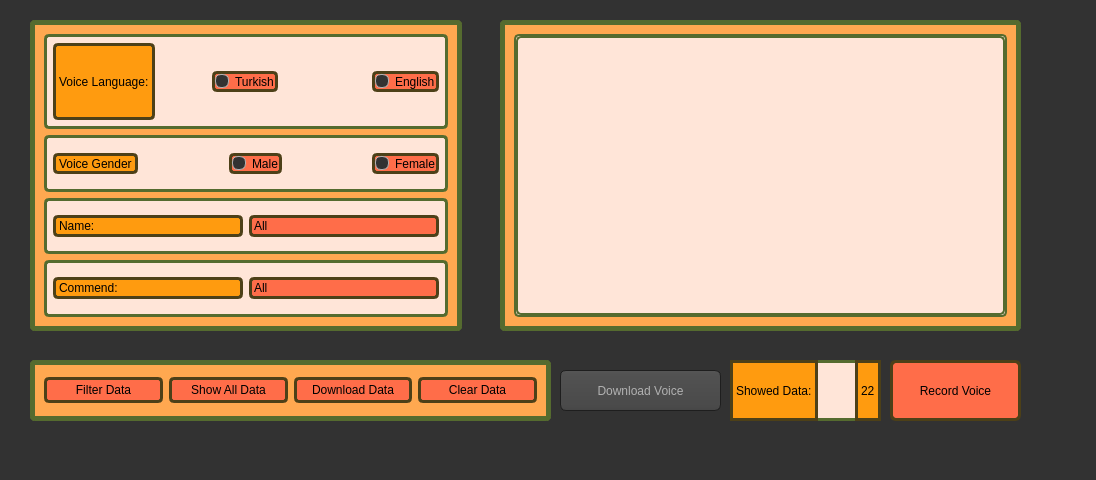
<?xml version="1.0" encoding="UTF-8"?>
<ui version="4.0">
 <class>MainWindow</class>
 <widget class="QMainWindow" name="MainWindow">
  <property name="geometry">
   <rect>
    <x>0</x>
    <y>0</y>
    <width>1096</width>
    <height>480</height>
   </rect>
  </property>
  <property name="cursor">
   <cursorShape>PointingHandCursor</cursorShape>
  </property>
  <property name="windowTitle">
   <string>MainWindow</string>
  </property>
  <property name="styleSheet">
   <string notr="true">QToolTip
{
     border: 1px solid black;
     background-color: #ffa02f;
     padding: 1px;
     border-radius: 3px;
     opacity: 100;
}

QWidget
{
    color: #b1b1b1;
    background-color: #323232;
}

QTreeView, QListView
{
    background-color: silver;
    margin-left: 5px;
}

QWidget:item:hover
{
    background-color: QLinearGradient( x1: 0, y1: 0, x2: 0, y2: 1, stop: 0 #ffa02f, stop: 1 #ca0619);
    color: #000000;
}

QWidget:item:selected
{
    background-color: QLinearGradient( x1: 0, y1: 0, x2: 0, y2: 1, stop: 0 #ffa02f, stop: 1 #d7801a);
}

QMenuBar::item
{
    background: transparent;
}

QMenuBar::item:selected
{
    background: transparent;
    border: 1px solid #ffaa00;
}

QMenuBar::item:pressed
{
    background: #444;
    border: 1px solid #000;
    background-color: QLinearGradient(
        x1:0, y1:0,
        x2:0, y2:1,
        stop:1 #212121,
        stop:0.4 #343434/*,
        stop:0.2 #343434,
        stop:0.1 #ffaa00*/
    );
    margin-bottom:-1px;
    padding-bottom:1px;
}

QMenu
{
    border: 1px solid #000;
}

QMenu::item
{
    padding: 2px 20px 2px 20px;
}

QMenu::item:selected
{
    color: #000000;
}

QWidget:disabled
{
    color: #808080;
    background-color: #323232;
}

QAbstractItemView
{
    background-color: QLinearGradient( x1: 0, y1: 0, x2: 0, y2: 1, stop: 0 #4d4d4d, stop: 0.1 #646464, stop: 1 #5d5d5d);
}

QWidget:focus
{
    /*border: 1px solid darkgray;*/
}

QLineEdit
{
    background-color: QLinearGradient( x1: 0, y1: 0, x2: 0, y2: 1, stop: 0 #4d4d4d, stop: 0 #646464, stop: 1 #5d5d5d);
    padding: 1px;
    border-style: solid;
    border: 1px solid #1e1e1e;
    border-radius: 5;
}

QPushButton
{
    color: #b1b1b1;
    background-color: QLinearGradient( x1: 0, y1: 0, x2: 0, y2: 1, stop: 0 #565656, stop: 0.1 #525252, stop: 0.5 #4e4e4e, stop: 0.9 #4a4a4a, stop: 1 #464646);
    border-width: 1px;
    border-color: #1e1e1e;
    border-style: solid;
    border-radius: 6;
    padding: 3px;
    font-size: 12px;
    padding-left: 5px;
    padding-right: 5px;
    min-width: 40px;
}

QPushButton:pressed
{
    background-color: QLinearGradient( x1: 0, y1: 0, x2: 0, y2: 1, stop: 0 #2d2d2d, stop: 0.1 #2b2b2b, stop: 0.5 #292929, stop: 0.9 #282828, stop: 1 #252525);
}

QComboBox
{
    selection-background-color: #ffaa00;
    background-color: QLinearGradient( x1: 0, y1: 0, x2: 0, y2: 1, stop: 0 #565656, stop: 0.1 #525252, stop: 0.5 #4e4e4e, stop: 0.9 #4a4a4a, stop: 1 #464646);
    border-style: solid;
    border: 1px solid #1e1e1e;
    border-radius: 5;
}

QComboBox:hover,QPushButton:hover
{
    border: 2px solid QLinearGradient( x1: 0, y1: 0, x2: 0, y2: 1, stop: 0 #ffa02f, stop: 1 #d7801a);
}


QComboBox:on
{
    padding-top: 3px;
    padding-left: 4px;
    background-color: QLinearGradient( x1: 0, y1: 0, x2: 0, y2: 1, stop: 0 #2d2d2d, stop: 0.1 #2b2b2b, stop: 0.5 #292929, stop: 0.9 #282828, stop: 1 #252525);
    selection-background-color: #ffaa00;
}

QComboBox QAbstractItemView
{
    border: 2px solid darkgray;
    selection-background-color: QLinearGradient( x1: 0, y1: 0, x2: 0, y2: 1, stop: 0 #ffa02f, stop: 1 #d7801a);
}

QComboBox::drop-down
{
     subcontrol-origin: padding;
     subcontrol-position: top right;
     width: 15px;

     border-left-width: 0px;
     border-left-color: darkgray;
     border-left-style: solid; /* just a single line */
     border-top-right-radius: 3px; /* same radius as the QComboBox */
     border-bottom-right-radius: 3px;
 }

QComboBox::down-arrow
{
     image: url(:/qss_icons/DarkOrange/down_arrow.png);
}

QGroupBox
{
    border: 1px solid darkgray;
    margin-top: 10px;
}

QGroupBox:focus
{
    border: 1px solid darkgray;
}

QTextEdit:focus
{
    border: 1px solid darkgray;
}

QScrollBar:horizontal {
     border: 1px solid #222222;
     background: QLinearGradient( x1: 0, y1: 0, x2: 0, y2: 1, stop: 0.0 #121212, stop: 0.2 #282828, stop: 1 #484848);
     height: 7px;
     margin: 0px 16px 0 16px;
}

QScrollBar::handle:horizontal
{
      background: QLinearGradient( x1: 0, y1: 0, x2: 1, y2: 0, stop: 0 #ffa02f, stop: 0.5 #d7801a, stop: 1 #ffa02f);
      min-height: 20px;
      border-radius: 2px;
}

QScrollBar::add-line:horizontal {
      border: 1px solid #1b1b19;
      border-radius: 2px;
      background: QLinearGradient( x1: 0, y1: 0, x2: 1, y2: 0, stop: 0 #ffa02f, stop: 1 #d7801a);
      width: 14px;
      subcontrol-position: right;
      subcontrol-origin: margin;
}

QScrollBar::sub-line:horizontal {
      border: 1px solid #1b1b19;
      border-radius: 2px;
      background: QLinearGradient( x1: 0, y1: 0, x2: 1, y2: 0, stop: 0 #ffa02f, stop: 1 #d7801a);
      width: 14px;
     subcontrol-position: left;
     subcontrol-origin: margin;
}

QScrollBar::right-arrow:horizontal, QScrollBar::left-arrow:horizontal
{
      border: 1px solid black;
      width: 1px;
      height: 1px;
      background: white;
}

QScrollBar::add-page:horizontal, QScrollBar::sub-page:horizontal
{
      background: none;
}

QScrollBar:vertical
{
      background: QLinearGradient( x1: 0, y1: 0, x2: 1, y2: 0, stop: 0.0 #121212, stop: 0.2 #282828, stop: 1 #484848);
      width: 7px;
      margin: 16px 0 16px 0;
      border: 1px solid #222222;
}

QScrollBar::handle:vertical
{
      background: QLinearGradient( x1: 0, y1: 0, x2: 0, y2: 1, stop: 0 #ffa02f, stop: 0.5 #d7801a, stop: 1 #ffa02f);
      min-height: 20px;
      border-radius: 2px;
}

QScrollBar::add-line:vertical
{
      border: 1px solid #1b1b19;
      border-radius: 2px;
      background: QLinearGradient( x1: 0, y1: 0, x2: 0, y2: 1, stop: 0 #ffa02f, stop: 1 #d7801a);
      height: 14px;
      subcontrol-position: bottom;
      subcontrol-origin: margin;
}

QScrollBar::sub-line:vertical
{
      border: 1px solid #1b1b19;
      border-radius: 2px;
      background: QLinearGradient( x1: 0, y1: 0, x2: 0, y2: 1, stop: 0 #d7801a, stop: 1 #ffa02f);
      height: 14px;
      subcontrol-position: top;
      subcontrol-origin: margin;
}

QScrollBar::up-arrow:vertical, QScrollBar::down-arrow:vertical
{
      border: 1px solid black;
      width: 1px;
      height: 1px;
      background: white;
}


QScrollBar::add-page:vertical, QScrollBar::sub-page:vertical
{
      background: none;
}

QTextEdit
{
    background-color: #242424;
}

QPlainTextEdit
{
    background-color: #242424;
}

QHeaderView::section
{
    background-color: QLinearGradient(x1:0, y1:0, x2:0, y2:1, stop:0 #616161, stop: 0.5 #505050, stop: 0.6 #434343, stop:1 #656565);
    color: white;
    padding-left: 4px;
    border: 1px solid #6c6c6c;
}

QCheckBox:disabled
{
color: #414141;
}

QDockWidget::title
{
    text-align: center;
    spacing: 3px; /* spacing between items in the tool bar */
    background-color: QLinearGradient(x1:0, y1:0, x2:0, y2:1, stop:0 #323232, stop: 0.5 #242424, stop:1 #323232);
}

QDockWidget::close-button, QDockWidget::float-button
{
    text-align: center;
    spacing: 1px; /* spacing between items in the tool bar */
    background-color: QLinearGradient(x1:0, y1:0, x2:0, y2:1, stop:0 #323232, stop: 0.5 #242424, stop:1 #323232);
}

QDockWidget::close-button:hover, QDockWidget::float-button:hover
{
    background: #242424;
}

QDockWidget::close-button:pressed, QDockWidget::float-button:pressed
{
    padding: 1px -1px -1px 1px;
}

QMainWindow::separator
{
    background-color: QLinearGradient(x1:0, y1:0, x2:0, y2:1, stop:0 #161616, stop: 0.5 #151515, stop: 0.6 #212121, stop:1 #343434);
    color: white;
    padding-left: 4px;
    border: 1px solid #4c4c4c;
    spacing: 3px; /* spacing between items in the tool bar */
}

QMainWindow::separator:hover
{

    background-color: QLinearGradient(x1:0, y1:0, x2:0, y2:1, stop:0 #d7801a, stop:0.5 #b56c17 stop:1 #ffa02f);
    color: white;
    padding-left: 4px;
    border: 1px solid #6c6c6c;
    spacing: 3px; /* spacing between items in the tool bar */
}

QToolBar::handle
{
     spacing: 3px; /* spacing between items in the tool bar */
     background: url(:/qss_icons/DarkOrange/handle.png);
}

QMenu::separator
{
    height: 2px;
    background-color: QLinearGradient(x1:0, y1:0, x2:0, y2:1, stop:0 #161616, stop: 0.5 #151515, stop: 0.6 #212121, stop:1 #343434);
    color: white;
    padding-left: 4px;
    margin-left: 10px;
    margin-right: 5px;
}

QProgressBar
{
    border: 2px solid grey;
    border-radius: 5px;
    text-align: center;
}

QProgressBar::chunk
{
    background-color: #d7801a;
    width: 2.15px;
    margin: 0.5px;
}

QTabBar::tab {
    color: #b1b1b1;
    border: 1px solid #444;
    border-bottom-style: none;
    background-color: #323232;
    padding-left: 10px;
    padding-right: 10px;
    padding-top: 3px;
    padding-bottom: 2px;
    margin-right: -1px;
}

QTabWidget::pane {
    border: 1px solid #444;
    top: 1px;
}

QTabBar::tab:last
{
    margin-right: 0; /* the last selected tab has nothing to overlap with on the right */
    border-top-right-radius: 3px;
}

QTabBar::tab:first:!selected
{
 margin-left: 0px; /* the last selected tab has nothing to overlap with on the right */


    border-top-left-radius: 3px;
}

QTabBar::tab:!selected
{
    color: #b1b1b1;
    border-bottom-style: solid;
    margin-top: 3px;
    background-color: QLinearGradient(x1:0, y1:0, x2:0, y2:1, stop:1 #212121, stop:.4 #343434);
}

QTabBar::tab:selected
{
    border-top-left-radius: 3px;
    border-top-right-radius: 3px;
    margin-bottom: 0px;
}

QTabBar::tab:!selected:hover
{
    /*border-top: 2px solid #ffaa00;
    padding-bottom: 3px;*/
    border-top-left-radius: 3px;
    border-top-right-radius: 3px;
    background-color: QLinearGradient(x1:0, y1:0, x2:0, y2:1, stop:1 #212121, stop:0.4 #343434, stop:0.2 #343434, stop:0.1 #ffaa00);
}

QRadioButton::indicator:checked, QRadioButton::indicator:unchecked{
    color: #b1b1b1;
    background-color: #323232;
    border: 1px solid #b1b1b1;
    border-radius: 6px;
}

QRadioButton::indicator:checked
{
    background-color: qradialgradient(
        cx: 0.5, cy: 0.5,
        fx: 0.5, fy: 0.5,
        radius: 1.0,
        stop: 0.25 #ffaa00,
        stop: 0.3 #323232
    );
}

QCheckBox::indicator{
    color: #b1b1b1;
    background-color: #323232;
    border: 1px solid #b1b1b1;
    width: 9px;
    height: 9px;
}

QRadioButton::indicator
{
    border-radius: 6px;
}

QRadioButton::indicator:hover, QCheckBox::indicator:hover
{
    border: 1px solid #ffaa00;
}

QCheckBox::indicator:checked
{
    image:url(:/qss_icons/DarkOrange/checkbox.png);
}

QCheckBox::indicator:disabled, QRadioButton::indicator:disabled
{
    border: 1px solid #444;
}


QSlider::groove:horizontal {
    border: 1px solid #3A3939;
    height: 8px;
    background: #201F1F;
    margin: 2px 0;
    border-radius: 2px;
}

QSlider::handle:horizontal {
    background: QLinearGradient( x1: 0, y1: 0, x2: 0, y2: 1,
      stop: 0.0 silver, stop: 0.2 #a8a8a8, stop: 1 #727272);
    border: 1px solid #3A3939;
    width: 14px;
    height: 14px;
    margin: -4px 0;
    border-radius: 2px;
}

QSlider::groove:vertical {
    border: 1px solid #3A3939;
    width: 8px;
    background: #201F1F;
    margin: 0 0px;
    border-radius: 2px;
}

QSlider::handle:vertical {
    background: QLinearGradient( x1: 0, y1: 0, x2: 0, y2: 1, stop: 0.0 silver,
      stop: 0.2 #a8a8a8, stop: 1 #727272);
    border: 1px solid #3A3939;
    width: 14px;
    height: 14px;
    margin: 0 -4px;
    border-radius: 2px;
}

QAbstractSpinBox {
    padding-top: 2px;
    padding-bottom: 2px;
    border: 1px solid darkgray;

    border-radius: 2px;
    min-width: 50px;
}</string>
  </property>
  <widget class="QWidget" name="centralwidget">
   <widget class="QFrame" name="frameFilter">
    <property name="geometry">
     <rect>
      <x>30</x>
      <y>20</y>
      <width>432</width>
      <height>311</height>
     </rect>
    </property>
    <property name="styleSheet">
     <string notr="true">background-color:#ffa850;
border-style: solid;
border-width: 5px;
border-color: #556B2F;
border-radius: 5px;</string>
    </property>
    <property name="frameShape">
     <enum>QFrame::StyledPanel</enum>
    </property>
    <property name="frameShadow">
     <enum>QFrame::Raised</enum>
    </property>
    <layout class="QVBoxLayout" name="verticalLayout_3">
     <item>
      <widget class="QWidget" name="widgetFilterLanguage" native="true">
       <property name="styleSheet">
        <string notr="true">border-style: solid;
border-width: 3px;
background-color: #ffe5d8;</string>
       </property>
       <layout class="QGridLayout" name="gridLayout_5">
        <item row="0" column="0">
         <layout class="QHBoxLayout" name="horizontalLayout_22">
          <item>
           <widget class="QLabel" name="labelFilterLanguage">
            <property name="styleSheet">
             <string notr="true">background-color: #ff9b0f;
color: black;
border-color: #4d4018;</string>
            </property>
            <property name="text">
             <string>Voice Language:</string>
            </property>
           </widget>
          </item>
          <item>
           <spacer name="horizontalSpacer">
            <property name="orientation">
             <enum>Qt::Horizontal</enum>
            </property>
            <property name="sizeHint" stdset="0">
             <size>
              <width>13</width>
              <height>17</height>
             </size>
            </property>
           </spacer>
          </item>
          <item>
           <widget class="QRadioButton" name="radioButtonFilterLanguageTurkish">
            <property name="cursor">
             <cursorShape>PointingHandCursor</cursorShape>
            </property>
            <property name="styleSheet">
             <string notr="true">QRadioButton{
	background-color: #ff6d49;
	color: black;;
	border-color: #4d4018;
}

QRadioButton:hover{
	background-color: red;
}
</string>
            </property>
            <property name="text">
             <string>Turkish</string>
            </property>
            <property name="checked">
             <bool>false</bool>
            </property>
            <property name="autoExclusive">
             <bool>false</bool>
            </property>
           </widget>
          </item>
          <item>
           <spacer name="horizontalSpacer_2">
            <property name="orientation">
             <enum>Qt::Horizontal</enum>
            </property>
            <property name="sizeHint" stdset="0">
             <size>
              <width>88</width>
              <height>77</height>
             </size>
            </property>
           </spacer>
          </item>
          <item>
           <widget class="QRadioButton" name="radioButtonFilterLanguageEnglish">
            <property name="cursor">
             <cursorShape>PointingHandCursor</cursorShape>
            </property>
            <property name="styleSheet">
             <string notr="true">QRadioButton{
	background-color: #ff6d49;
	color: black;;
	border-color: #4d4018;
}

QRadioButton:hover{
	background-color: red;
}
</string>
            </property>
            <property name="text">
             <string>English</string>
            </property>
            <property name="checked">
             <bool>false</bool>
            </property>
            <property name="autoExclusive">
             <bool>false</bool>
            </property>
           </widget>
          </item>
         </layout>
        </item>
       </layout>
      </widget>
     </item>
     <item>
      <widget class="QWidget" name="widgetFilterGender" native="true">
       <property name="styleSheet">
        <string notr="true">border-style: solid;
border-width: 3px;
background-color: #ffe5d8;</string>
       </property>
       <layout class="QGridLayout" name="gridLayout_4">
        <item row="0" column="0">
         <widget class="QLabel" name="labelFilterGender">
          <property name="styleSheet">
           <string notr="true">background-color: #ff9b0f;
color: black;
border-color: #4d4018;</string>
          </property>
          <property name="text">
           <string>Voice Gender</string>
          </property>
         </widget>
        </item>
        <item row="0" column="1">
         <spacer name="horizontalSpacer_3">
          <property name="orientation">
           <enum>Qt::Horizontal</enum>
          </property>
          <property name="sizeHint" stdset="0">
           <size>
            <width>40</width>
            <height>20</height>
           </size>
          </property>
         </spacer>
        </item>
        <item row="0" column="2">
         <widget class="QRadioButton" name="radioButtonFilterGenderMale">
          <property name="cursor">
           <cursorShape>PointingHandCursor</cursorShape>
          </property>
          <property name="autoFillBackground">
           <bool>false</bool>
          </property>
          <property name="styleSheet">
           <string notr="true">QRadioButton{
	background-color: #ff6d49;
	color: black;;
	border-color: #4d4018;
}

QRadioButton:hover{
	background-color: red;
}
</string>
          </property>
          <property name="text">
           <string>Male</string>
          </property>
          <property name="checked">
           <bool>false</bool>
          </property>
          <property name="autoExclusive">
           <bool>true</bool>
          </property>
         </widget>
        </item>
        <item row="0" column="3">
         <spacer name="horizontalSpacer_4">
          <property name="orientation">
           <enum>Qt::Horizontal</enum>
          </property>
          <property name="sizeHint" stdset="0">
           <size>
            <width>40</width>
            <height>20</height>
           </size>
          </property>
         </spacer>
        </item>
        <item row="0" column="4">
         <widget class="QRadioButton" name="radioButtonFilterGenderFemale">
          <property name="cursor">
           <cursorShape>PointingHandCursor</cursorShape>
          </property>
          <property name="styleSheet">
           <string notr="true">QRadioButton{
	background-color: #ff6d49;
	color: black;;
	border-color: #4d4018;
}

QRadioButton:hover{
	background-color: red;
}
</string>
          </property>
          <property name="text">
           <string>Female</string>
          </property>
          <property name="checked">
           <bool>false</bool>
          </property>
          <property name="autoExclusive">
           <bool>true</bool>
          </property>
         </widget>
        </item>
       </layout>
      </widget>
     </item>
     <item>
      <widget class="QWidget" name="widgetFilterName" native="true">
       <property name="styleSheet">
        <string notr="true">border-style: solid;
border-width: 3px;
background-color: #ffe5d8;</string>
       </property>
       <layout class="QGridLayout" name="gridLayout_3">
        <item row="0" column="0">
         <layout class="QHBoxLayout" name="horizontalLayout_21">
          <item>
           <widget class="QLabel" name="labelFilterName">
            <property name="styleSheet">
             <string notr="true">background-color: #ff9b0f;
color: black;
border-color: #4d4018;</string>
            </property>
            <property name="text">
             <string>Name:</string>
            </property>
           </widget>
          </item>
         </layout>
        </item>
        <item row="0" column="1">
         <widget class="QComboBox" name="comboBoxFilterName">
          <property name="cursor">
           <cursorShape>PointingHandCursor</cursorShape>
          </property>
          <property name="styleSheet">
           <string notr="true">QComboBox{
	background-color: #ff6d49;
	color: black;;
	border-color: #4d4018;
}

QComboBox:hover{
	background-color: red;
}
</string>
          </property>
          <item>
           <property name="text">
            <string>All</string>
           </property>
          </item>
          <item>
           <property name="text">
            <string>Yusuf</string>
           </property>
          </item>
          <item>
           <property name="text">
            <string>Kaan</string>
           </property>
          </item>
          <item>
           <property name="text">
            <string>Mehmet</string>
           </property>
          </item>
          <item>
           <property name="text">
            <string>Dila</string>
           </property>
          </item>
          <item>
           <property name="text">
            <string>Eylül</string>
           </property>
          </item>
          <item>
           <property name="text">
            <string>Nursena</string>
           </property>
          </item>
          <item>
           <property name="text">
            <string>Eren</string>
           </property>
          </item>
          <item>
           <property name="text">
            <string>Barış</string>
           </property>
          </item>
          <item>
           <property name="text">
            <string>Emre</string>
           </property>
          </item>
          <item>
           <property name="text">
            <string>Emin</string>
           </property>
          </item>
         </widget>
        </item>
       </layout>
      </widget>
     </item>
     <item>
      <widget class="QWidget" name="widgetFilterCommend" native="true">
       <property name="styleSheet">
        <string notr="true">border-style: solid;
border-width: 3px;
background-color: #ffe5d8;</string>
       </property>
       <layout class="QGridLayout" name="gridLayout_10">
        <item row="0" column="0">
         <layout class="QHBoxLayout" name="horizontalLayout_27">
          <item>
           <widget class="QLabel" name="labelFilterCommend">
            <property name="styleSheet">
             <string notr="true">background-color: #ff9b0f;
color: black;
border-color: #4d4018;</string>
            </property>
            <property name="text">
             <string>Commend:</string>
            </property>
           </widget>
          </item>
         </layout>
        </item>
        <item row="0" column="1">
         <widget class="QComboBox" name="comboBoxFilterCommend">
          <property name="cursor">
           <cursorShape>PointingHandCursor</cursorShape>
          </property>
          <property name="styleSheet">
           <string notr="true">QComboBox{
	background-color: #ff6d49;
	color: black;;
	border-color: #4d4018;
}

QComboBox:hover{
	background-color: red;
}
</string>
          </property>
          <item>
           <property name="text">
            <string>All</string>
           </property>
          </item>
          <item>
           <property name="text">
            <string>test</string>
           </property>
          </item>
          <item>
           <property name="text">
            <string>deneme</string>
           </property>
          </item>
         </widget>
        </item>
       </layout>
      </widget>
     </item>
    </layout>
   </widget>
   <widget class="QFrame" name="frameList">
    <property name="geometry">
     <rect>
      <x>500</x>
      <y>20</y>
      <width>521</width>
      <height>311</height>
     </rect>
    </property>
    <property name="styleSheet">
     <string notr="true">background-color:#ffa850;
border-style: solid;
border-width: 5px;
border-color: #556B2F;
border-radius: 5px;</string>
    </property>
    <property name="frameShape">
     <enum>QFrame::StyledPanel</enum>
    </property>
    <property name="frameShadow">
     <enum>QFrame::Raised</enum>
    </property>
    <layout class="QGridLayout" name="gridLayout_7">
     <item row="1" column="0">
      <widget class="QScrollArea" name="scrollAreaList">
       <property name="styleSheet">
        <string notr="true">border-style: solid;
border-width: 2px;
background-color: #ffe5d8;</string>
       </property>
       <property name="widgetResizable">
        <bool>true</bool>
       </property>
       <widget class="QWidget" name="scrollAreaWidgetContents_2">
        <property name="geometry">
         <rect>
          <x>0</x>
          <y>0</y>
          <width>485</width>
          <height>275</height>
         </rect>
        </property>
        <layout class="QVBoxLayout" name="verticalLayout_2"/>
       </widget>
      </widget>
     </item>
    </layout>
   </widget>
   <widget class="QFrame" name="frameButtons">
    <property name="geometry">
     <rect>
      <x>30</x>
      <y>360</y>
      <width>521</width>
      <height>61</height>
     </rect>
    </property>
    <property name="styleSheet">
     <string notr="true">background-color:#ffa850;
border-style: solid;
border-width: 5px;
border-color: #556B2F;
border-radius: 5px;</string>
    </property>
    <property name="frameShape">
     <enum>QFrame::StyledPanel</enum>
    </property>
    <property name="frameShadow">
     <enum>QFrame::Raised</enum>
    </property>
    <layout class="QGridLayout" name="gridLayout_8">
     <item row="0" column="0">
      <widget class="QPushButton" name="pushButtonButtonsFilterData">
       <property name="cursor">
        <cursorShape>PointingHandCursor</cursorShape>
       </property>
       <property name="styleSheet">
        <string notr="true">QPushButton {
border-style: solid;
border-width: 3px;
background-color: #ff6d49;
border-color: #4d4018;
color: black;
}
QPushButton:hover {
    background-color: red;
    
}
QPushButton:pressed {
    background-color: orange;
    
}</string>
       </property>
       <property name="text">
        <string>Filter Data</string>
       </property>
      </widget>
     </item>
     <item row="0" column="1">
      <widget class="QPushButton" name="pushButtonButtonsShowAllData">
       <property name="cursor">
        <cursorShape>PointingHandCursor</cursorShape>
       </property>
       <property name="styleSheet">
        <string notr="true">QPushButton {
border-style: solid;
border-width: 3px;
background-color: #ff6d49;
border-color: #4d4018;
color: black;
}
QPushButton:hover {
    background-color: red;
    
}
QPushButton:pressed {
    background-color: orange;
    
}</string>
       </property>
       <property name="text">
        <string>Show All Data</string>
       </property>
      </widget>
     </item>
     <item row="0" column="2">
      <widget class="QPushButton" name="pushButtonButtonsDownloadData">
       <property name="cursor">
        <cursorShape>PointingHandCursor</cursorShape>
       </property>
       <property name="styleSheet">
        <string notr="true">QPushButton {
border-style: solid;
border-width: 3px;
background-color: #ff6d49;
border-color: #4d4018;
color: black;
}
QPushButton:hover {
    background-color: red;
    
}
QPushButton:pressed {
    background-color: orange;
    
}</string>
       </property>
       <property name="text">
        <string>Download Data</string>
       </property>
      </widget>
     </item>
     <item row="0" column="3">
      <widget class="QPushButton" name="pushButtonButtonsClearData">
       <property name="cursor">
        <cursorShape>PointingHandCursor</cursorShape>
       </property>
       <property name="styleSheet">
        <string notr="true">QPushButton {
border-style: solid;
border-width: 3px;
background-color: #ff6d49;
border-color: #4d4018;
color: black;
}
QPushButton:hover {
    background-color: red;
    
}
QPushButton:pressed {
    background-color: orange;
    
}</string>
       </property>
       <property name="text">
        <string>Clear Data</string>
       </property>
      </widget>
     </item>
    </layout>
   </widget>
   <widget class="QWidget" name="widgetShowedData" native="true">
    <property name="geometry">
     <rect>
      <x>730</x>
      <y>360</y>
      <width>151</width>
      <height>61</height>
     </rect>
    </property>
    <property name="styleSheet">
     <string notr="true">border-style: solid;
border-width: 3px;
background-color: #ffe5d8;
border-color: #556B2F;</string>
    </property>
    <layout class="QGridLayout" name="gridLayout_6">
     <item row="0" column="1">
      <spacer name="horizontalSpacer_6">
       <property name="orientation">
        <enum>Qt::Horizontal</enum>
       </property>
       <property name="sizeHint" stdset="0">
        <size>
         <width>40</width>
         <height>20</height>
        </size>
       </property>
      </spacer>
     </item>
     <item row="0" column="3">
      <widget class="QLabel" name="labelShowedDataNumber">
       <property name="styleSheet">
        <string notr="true">background-color: #ff9b0f;
color: black;
border-color: #4d4018;
border-style: solid;
border-width: 3px;</string>
       </property>
       <property name="text">
        <string>22</string>
       </property>
      </widget>
     </item>
     <item row="0" column="0">
      <widget class="QLabel" name="labelShowedData">
       <property name="styleSheet">
        <string notr="true">background-color: #ff9b0f;
color: black;
border-color: #4d4018;</string>
       </property>
       <property name="text">
        <string>Showed Data:</string>
       </property>
      </widget>
     </item>
    </layout>
   </widget>
   <widget class="QPushButton" name="pushButtonRecordVoice">
    <property name="geometry">
     <rect>
      <x>890</x>
      <y>360</y>
      <width>131</width>
      <height>61</height>
     </rect>
    </property>
    <property name="font">
     <font>
      <pointsize>-1</pointsize>
     </font>
    </property>
    <property name="cursor">
     <cursorShape>PointingHandCursor</cursorShape>
    </property>
    <property name="styleSheet">
     <string notr="true">QPushButton {
border-style: solid;
border-width: 3px;
background-color: #ff6d49;
border-color: #4d4018;
color: black;
}
QPushButton:hover {
    background-color: red;
    
}
QPushButton:pressed {
    background-color: orange;
    
}</string>
    </property>
    <property name="text">
     <string>Record Voice</string>
    </property>
   </widget>
   <widget class="QPushButton" name="pushButtonButtonsDownloadSound">
    <property name="geometry">
     <rect>
      <x>560</x>
      <y>370</y>
      <width>161</width>
      <height>41</height>
     </rect>
    </property>
    <property name="cursor">
     <cursorShape>PointingHandCursor</cursorShape>
    </property>
    <property name="text">
     <string>Download Voice</string>
    </property>
   </widget>
  </widget>
  <widget class="QMenuBar" name="menubar">
   <property name="geometry">
    <rect>
     <x>0</x>
     <y>0</y>
     <width>1096</width>
     <height>26</height>
    </rect>
   </property>
  </widget>
  <widget class="QStatusBar" name="statusbar"/>
 </widget>
 <resources/>
 <connections/>
</ui>
